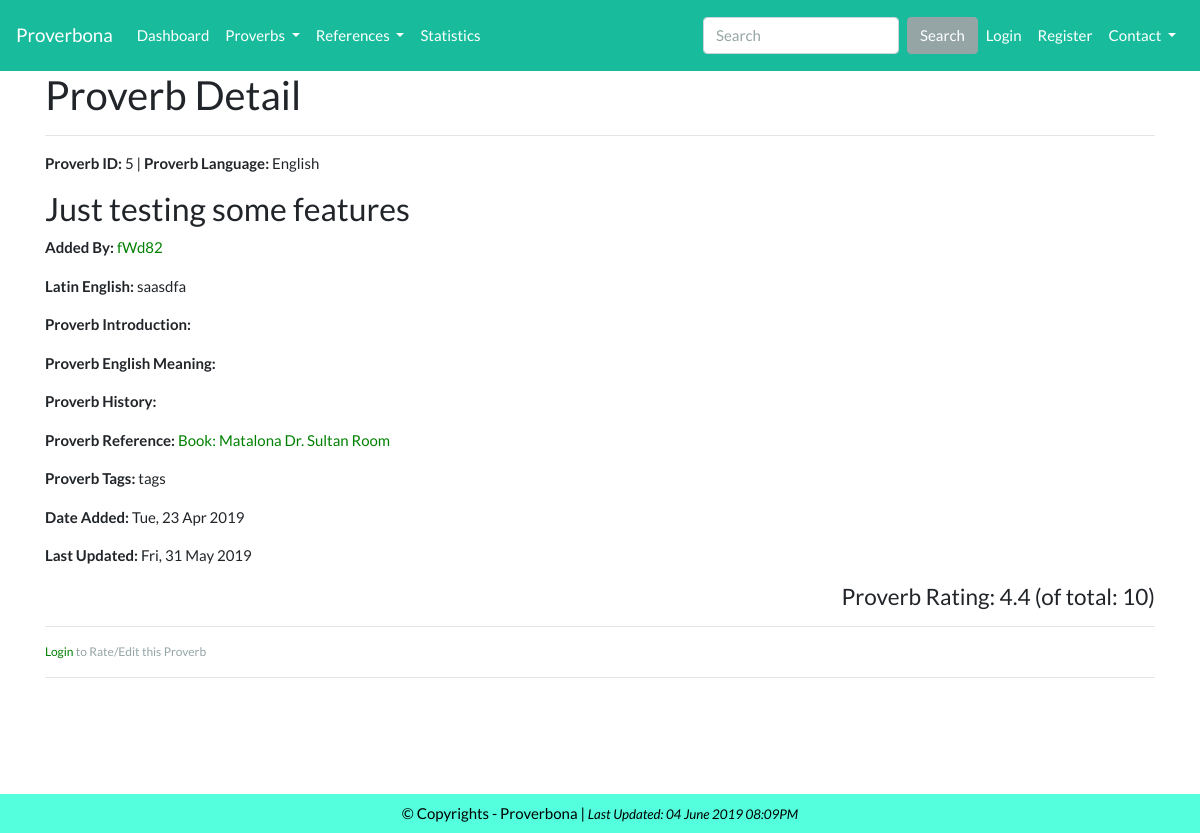
/proverb/proverb_detail/5, run on the app's committed database.
### tables this page shows
CREATE TABLE `table_proverb` (
  `proverb_id` int(11) NOT NULL,
  `proverb_lang` int(11) DEFAULT NULL,
  `proverb_statement` text NOT NULL,
  `proverb_latin_eng` mediumtext,
  `proverb_introduction` text,
  `proverb_eng_meaning` mediumtext,
  `proverb_history` text,
  `proverb_reference` int(11) NOT NULL,
  `proverb_tags` varchar(45) DEFAULT NULL,
  `proverb_addedby` int(11) DEFAULT NULL,
  `proverb_contributors` int(11) DEFAULT NULL,
  `proverb_is_protected` tinyint(1) NOT NULL DEFAULT '0',
  `proverb_timestamp` timestamp NULL DEFAULT CURRENT_TIMESTAMP,
  `proverb_last_updated` timestamp NOT NULL DEFAULT CURRENT_TIMESTAMP ON UPDATE CURRENT_TIMESTAMP
);

CREATE TABLE `table_lang` (
  `lang_id` int(11) NOT NULL,
  `lang_locale` varchar(45) DEFAULT NULL,
  `lang_name` varchar(45) DEFAULT NULL,
  `lang_timestamp` timestamp NULL DEFAULT CURRENT_TIMESTAMP
);

CREATE TABLE `table_user` (
  `user_id` int(11) NOT NULL,
  `user_fullname` varchar(45) DEFAULT NULL,
  `user_email` varchar(45) NOT NULL,
  `user_name` varchar(45) NOT NULL,
  `user_password` varchar(45) DEFAULT NULL,
  `user_nativelang` int(11) DEFAULT NULL,
  `user_otherlang` mediumtext,
  `user_country` varchar(45) DEFAULT NULL,
  `user_address` mediumtext,
  `user_department` varchar(45) DEFAULT NULL,
  `user_bio` mediumtext,
  `user_type` varchar(255) NOT NULL DEFAULT 'user',
  `user_can_contribute` tinyint(4) NOT NULL DEFAULT '1',
  `user_timestamp` timestamp NULL DEFAULT CURRENT_TIMESTAMP,
  `user_last_updated` timestamp NOT NULL DEFAULT CURRENT_TIMESTAMP ON UPDATE CURRENT_TIMESTAMP
);

CREATE TABLE `table_reference` (
  `reference_id` int(11) NOT NULL,
  `reference_lang` int(11) DEFAULT NULL,
  `reference_title` mediumtext,
  `reference_category` varchar(45) DEFAULT NULL,
  `reference_author` varchar(45) DEFAULT NULL,
  `reference_introduction` mediumtext,
  `reference_published_year` varchar(45) DEFAULT NULL,
  `reference_img_path` text,
  `reference_addedby` int(11) DEFAULT NULL,
  `reference_timestamp` timestamp NULL DEFAULT CURRENT_TIMESTAMP,
  `reference_last_updated` timestamp NOT NULL DEFAULT CURRENT_TIMESTAMP ON UPDATE CURRENT_TIMESTAMP
);

### application/controllers/Proverb.php (called while the page is built, shortened)
<?php
    class Proverb extends CI_Controller{
        public function proverb_detail($id){
            $my_proverbs =      $this->Proverbs_model->get_proverb_in_detail($id);
            $proverbs_rating =  $this->Proverbs_model->proverbs_individual_rating($id);
            $this->load->view('public/proverb_detail', compact(['my_proverbs', 'proverbs_rating', 'proverb_contributors']));
        }
        public function __construct(){
            $this->load->model('Proverbs_model');
            $this->load->model('User_model');
        }
}

### index.php (called while the page is built, shortened)
<?php
require_once BASEPATH.'core/CodeIgniter.php';

### application/models/Proverbs_model.php (called while the page is built, shortened)
<?php
    class Proverbs_model extends CI_Model{
        public function get_proverb_in_detail($id) {
            $q = $this->db->from('table_proverb')
                        ->where( ['proverb_id' => $id] )
                        ->join('table_lang', 'table_proverb.proverb_lang = table_lang.lang_id')
                        ->join('table_user', 'table_proverb.proverb_addedby = table_user.user_id')
                        ->join('table_reference', 'table_proverb.proverb_reference = table_reference.reference_id')
                        ->get();
            if ($q->num_rows())
                return $q->row();
            return false;
        }
        function proverbs_individual_rating($id){
            $query = $this->db
                            ->select()
                            ->from('table_rating_proverb')
                            ->where('proverb_id', $id)
                            ->get();
            if ($query->num_rows())
                return $query->result();
            return false;
        }
}

### application/views/public/proverb_detail.php (the view, shortened to what this page needs)
<?php
if ($this->session->userdata('login_id')) {
    include(__DIR__ . '../../admin/admin_header.php');
}else{include('public_header.php');}
?>
<?php $user_id = $this->session->userdata('login_id'); ?>
<div class="container">
    <h2>Proverb Detail</h2>
    <hr>
    <div class="row">
        <div class="col col-lg-12">
            <p> <?= "<strong>Proverb ID:</strong> " .               $my_proverbs->proverb_id . " | <strong>Proverb Language:</strong> " .       $my_proverbs->lang_name ; ?></p>
            <h3 class=""> <?= $my_proverbs->proverb_statement; ?></h3>
            <p> <?= "<strong>Added By:</strong> " .                 anchor(base_url('user/user_profile'). "/{$my_proverbs->user_name}", $my_proverbs->user_name);?></p>
            <p> <?= "<strong>Latin English:</strong> " .            $my_proverbs->proverb_latin_eng; ?></p>
            <p> <?= "<strong>Proverb Introduction:</strong> " .     $my_proverbs->proverb_introduction; ?></p>
            <p> <?= "<strong>Proverb English Meaning:</strong> " .  $my_proverbs->proverb_eng_meaning; ?></p>
            <p> <?= "<strong>Proverb History:</strong> " .          $my_proverbs->proverb_history ; ?></p>
            <p> <?= "<strong>Proverb Reference:</strong> " .        anchor(base_url('reference/reference_profile')."/{$my_proverbs->reference_id}", $my_proverbs->reference_category . ": " . $my_proverbs->reference_title . " " . $my_proverbs->reference_author); ?></p>
            <p> <?= "<strong>Proverb Tags:</strong> " .             $my_proverbs->proverb_tags; ?></p>
            <p> <?= "<strong>Date Added:</strong> " .               date("D, d M Y", strtotime($my_proverbs->proverb_timestamp));?></p>
            <p> <?= "<strong>Last Updated:</strong> " .             date("D, d M Y", strtotime($my_proverbs->proverb_last_updated)); ?></p>
        </div>
    </div>
    <div class="text-right">
        <?php $rating_given = 0; $total_rating = 0;
          if ($proverbs_rating) {
            foreach ($proverbs_rating as $total_no_of_proverbs_starss){
              $rating_given += $total_no_of_proverbs_starss->rating_proverb_rating_value;
            }
            $total_rating = count($proverbs_rating);
            $total_rating_divide = ($rating_given/$total_rating);
            echo "<h4>Proverb Rating: " . round($total_rating_divide, 1) . " (of total: " . $total_rating . ")</h4>";
          }else{ $proverbs_rating = 0;
            echo "<h4>Proverb Rating: 0";
          }
        ?>
    </div>
    <hr>
  <?php
  if($this->session->userdata('login_id')){ ?>
    <div class="row">
      <?= form_open(base_url('proverb/rate_proverb')); ?>
        <div class="form-group">
        <label for="rating_proverb_rating_value">Proverb Rating</label>
         <!--
        <?php
        $options = array(
          ''          => 'Rate Proverb ...',
          '1'         => '1',
          '2'         => '2',
          '3'         => '3',
          '4'         => '4',
          '5'         => '5' );
        $attributes = array(
          'id'    => 'rating_proverb_rating_value',
          'class' => 'form-control'
        );
        echo
        form_dropdown('rating_proverb_rating_value', $options, 'Rate Proverb', $attributes);
        ?>
        <?php echo form_error('rating_proverb_rating_value'); ?>
      -->
   <br>
    <?php echo form_hidden('user_id', $user_id); ?>
    <?php echo form_hidden('proverb_id', $my_proverbs->proverb_id); ?>
    <div class="form-check form-check-inline">
      <label class="form-check-label">
        <input class="form-check-input" type="radio" name="rating_proverb_rating_value" id="inlineRadio1" value="1">1
      </label>
    </div>
    <div class="form-check form-check-inline">
      <label class="form-check-label">
          <input class="form-check-input" type="radio" name="rating_proverb_rating_value" id="inlineRadio2" value="2">2
      </label>
    </div>
    <div class="form-check form-check-inline">
      <label class="form-check-label">
          <input class="form-check-input" type="radio" name="rating_proverb_rating_value" id="inlineRadio3" value="3">3
      </label>
    </div>
    <div class="form-check form-check-inline">
      <label class="form-check-label">
          <input class="form-check-input" type="radio" name="rating_proverb_rating_value" id="inlineRadio4" value="4">4
      </label>
    </div>
    <div class="form-check form-check-inline">
      <label class="form-check-label">
          <input class="form-check-input" type="radio" name="rating_proverb_rating_value" id="inlineRadio5" value="5">5
      </label>
    </div>
    <br>
    <?php echo form_submit(['name'=>'Submit', 'class'=>'btn btn-success my-2 my-sm-0', 'value'=>'Submit', 'id'=>'submit']); ?>
    </form>
    <?php }else{
      echo '<small id="" class="form-text text-muted">' . anchor('user', 'Login') . ' to Rate/Edit this Proverb</small>';
    } ?>
  <hr>
    </div>
  <br><br><br><br>
<?php include('public_footer.php'); ?>

### assets/css/mystyles.css (style rules this page uses)
html, body { min-height:100%; height: 100%; }
a { color: green; }

### data on the page
table_proverb: proverb_id "5", proverb_lang.lang_name "English", proverb_statement "Just testing some features", proverb_addedby.user_name "fWd82", proverb_latin_eng "saasdfa", proverb_reference.reference_author "Book: Matalona Dr. Sultan Room", proverb_tags "tags", proverb_timestamp "Tue, 23 Apr 2019", proverb_last_updated "Fri, 31 May 2019"

### other printed values
$total_rating_divide "4.4"
$total_rating "10"
anchor('user', 'Login') "Login"
